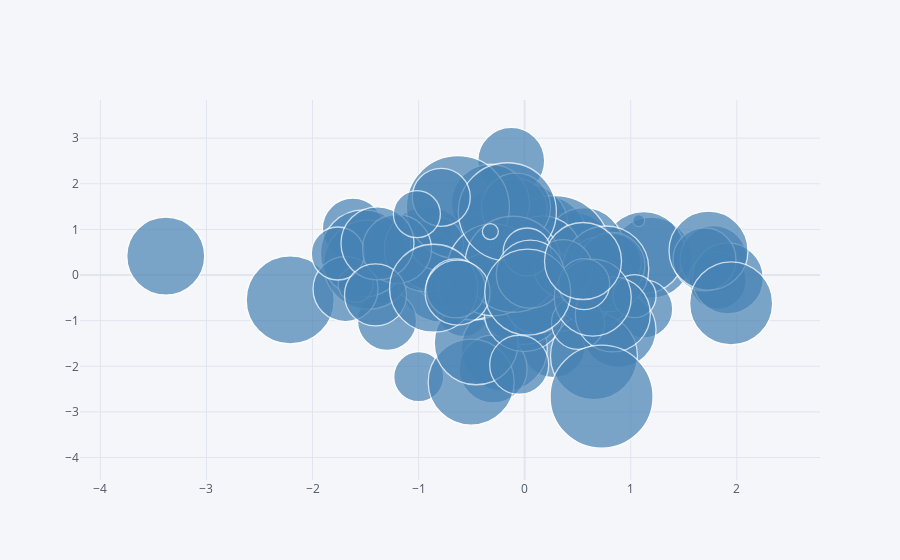

This figure's notebook cell:
### Code cell
df.iplot(kind='bubble',x='A',y='B',size='C',colors='steelblue')

### Figure 1 — Plotly figure (JSON) as saved in the notebook; plotly's stock layout.template omitted (floating-point values rounded to 4 significant figures)
{"data": [{"marker": {"color": ["steelblue", "steelblue", "steelblue", "steelblue", "steelblue", "steelblue", "steelblue", "steelblue", "steelblue", "steelblue", "steelblue", "steelblue", "steelblue", "steelblue", "steelblue", "steelblue", "steelblue", "steelblue", "steelblue", "steelblue", "steelblue", "steelblue", "steelblue", "steelblue", "steelblue", "steelblue", "steelblue", "steelblue", "steelblue", "steelblue", "steelblue", "steelblue", "steelblue", "steelblue", "steelblue", "steelblue", "steelblue", "steelblue", "steelblue", "steelblue", "steelblue", "steelblue", "steelblue", "steelblue", "steelblue", "steelblue", "steelblue", "steelblue", "steelblue", "steelblue", "steelblue", "steelblue", "steelblue", "steelblue", "steelblue", "steelblue", "steelblue", "steelblue", "steelblue", "steelblue", "steelblue", "steelblue", "steelblue", "steelblue", "steelblue", "steelblue", "steelblue", "steelblue", "steelblue", "steelblue", "steelblue", "steelblue", "steelblue", "steelblue", "steelblue", "steelblue", "steelblue", "steelblue", "steelblue", "steelblue", "steelblue", "steelblue", "steelblue", "steelblue", "steelblue", "steelblue", "steelblue", "steelblue", "steelblue", "steelblue", "steelblue", "steelblue", "steelblue", "steelblue", "steelblue", "steelblue", "steelblue", "steelblue", "steelblue", "steelblue"], "line": {"width": 1.3}, "size": [61, 57, 54, 73, 81, 82, 12, 82, 64, 77, 84, 70, 88, 57, 76, 80, 43, 50, 67, 85, 78, 84, 52, 67, 61, 61, 58, 59, 82, 58, 57, 78, 75, 88, 89, 67, 86, 111, 71, 39, 84, 68, 99, 87, 62, 86, 74, 78, 36, 58, 33, 78, 87, 67, 84, 69, 64, 57, 77, 85, 87, 67, 50, 35, 53, 65, 66, 80, 53, 53, 103, 86, 92, 69, 73, 96, 43, 78, 59, 62, 58, 98, 58, 47, 48, 88, 53, 68, 75, 77, 63, 51, 59, 79, 103, 65, 86, 77, 16, 83], "symbol": "circle"}, "mode": "markers", "text": "", "type": "scatter", "x": [-1.62, 0.3318, -0.7561, -1.121, 1.193, 0.4497, 1.075, 1.123, 0.2707, -0.2132, 0.1744, -0.1496, 0.07561, -1.326, 0.3371, 0.2081, 0.1555, -0.9985, 1.781, -0.7868, -0.03317, 0.01355, -0.5773, -0.1268, -0.3431, -0.4526, 1.123, -1.298, -0.1152, -0.2773, 1.819, 0.5616, 0.8853, -2.21, -1.476, -0.044, -0.1919, 0.2846, 1.916, 0.2341, 0.6336, -0.2968, -0.6015, -0.01706, -0.08109, -0.5042, -0.3417, 0.1695, 0.7968, -0.9133, -0.1924, -0.3224, -1.516, 0.1561, -0.4568, -0.08103, 0.1098, 0.8312, -0.4659, -0.9231, 0.6535, -0.5017, 0.6751, -1.593, 0.5739, -1.689, 0.8213, -0.005328, -1.762, -0.8268, -0.6297, 0.7653, -0.2974, -1.203, -1.388, -0.1095, 1.036, -3.384, -0.05151, -1.406, 0.3639, -0.163, -0.7863, -1.016, 0.02308, -0.8587, 0.503, 0.05282, 0.8314, 0.6422, 1.695, 0.561, -0.6494, 1.734, 0.7252, -0.6324, 0.02921, 0.5503, -0.3232, 1.947], "y": [1.02, 0.844, -0.11, 0.5412, 0.3838, 0.4819, 1.193, 0.4927, -1.548, -0.07961, -0.2361, 1.337, 0.2119, 0.01066, -0.3935, 0.8492, -0.6902, -2.227, 0.3499, -0.09934, 0.8177, 1.079, -0.7798, 2.502, 1.163, 0.03974, -0.743, -1.003, 0.01393, 0.5757, -0.1235, 0.6239, -1.201, -0.5451, 0.2269, -0.9343, -1.613, 0.5273, -0.07369, 0.3395, -0.2638, -2.059, 0.2835, -0.5691, 1.44, -2.347, 0.5774, 0.4423, 0.05081, 0.3192, 0.0858, 1.574, 0.4735, -0.1146, -1.483, 1.479, -0.5749, 0.2756, -0.1378, 0.5637, -1.776, -0.2521, 0.275, -0.2066, -0.4778, -0.3067, 0.2097, -0.8005, 0.4722, 0.6931, 1.488, 0.133, 0.115, 0.5709, 0.6943, 0.2365, -0.4628, 0.415, -1.966, -0.4362, 0.1428, 1.387, 1.704, 1.335, 0.5052, -0.2891, -1.048, 0.01969, -0.8612, -0.4939, 0.3417, -0.1987, -0.2921, 0.5349, -2.664, -0.3829, -0.3724, 0.308, 0.9521, -0.6215]}], "layout": {"autosize": true, "legend": {"bgcolor": "#F5F6F9", "font": {"color": "#4D5663"}}, "paper_bgcolor": "#F5F6F9", "plot_bgcolor": "#F5F6F9", "title": {"font": {"color": "#4D5663"}}, "xaxis": {"autorange": true, "gridcolor": "#E1E5ED", "range": [-3.967, 2.547], "showgrid": true, "tickfont": {"color": "#4D5663"}, "title": {"font": {"color": "#4D5663"}, "text": ""}, "type": "linear", "zerolinecolor": "#E1E5ED"}, "yaxis": {"autorange": true, "gridcolor": "#E1E5ED", "range": [-5.607, 4.594], "showgrid": true, "tickfont": {"color": "#4D5663"}, "title": {"font": {"color": "#4D5663"}, "text": ""}, "type": "linear", "zerolinecolor": "#E1E5ED"}}}
